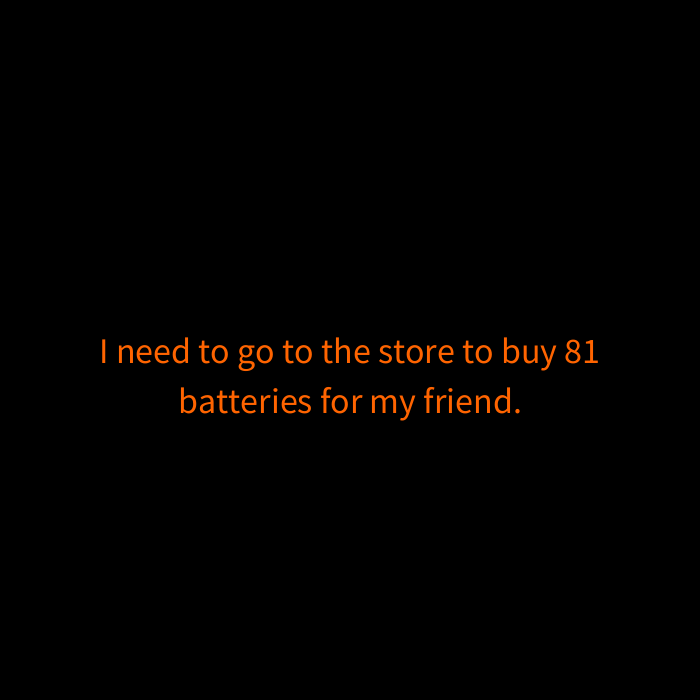
Frame 1 (no input)
Frame 60 (the mouse pressed at the canvas centre just before this capture): identical to frame 1, image omitted
Frame 120 (the mouse held since frame 60 and released just before this capture): identical to frame 1, image omitted

The Processing sketch that drew this single still picture (run headless with seeded random() and noise(); from frame 60 on, the mouse is pressed at the canvas centre):

// Processing sketch: array_fixed_data
// ── array_fixed_data.pde
//demo on arrays with fixed data
//store a list of numbers + a list of items

//dataType[] nameOfArray = new dataType[numberofPositions];
//dataType[] nameOfArray= {};


// creates an integer array called num and creates 5 positions
int[] num = new int[5];  

// creates a String array called items and initializes array elements in one sequence
String[] items = {"batteries", "light bulbs", "pencils", "keys"};  

int positionNum = 0;       //tracking position in num array
int positionItems = 0;     //tracking position in items array

void setup() {
  size(700, 700);
  fill(255, 100, 0);

  //initializing array elements individually
  num[0]= 81; //the first array element equals 81
  num[1]= 2;  // the second array element equals 2
  num[2]= 6;
  num[3]= 252;
  num[4]= 8;

  textSize(36);
  textAlign(CENTER, CENTER);
}

void draw() {
  background (0);
  text ("I need to go to the store to buy " + num[positionNum], width/2, height/2);
  text (items[positionItems] + " for my friend.", width/2, height/2 + 50);

  //println (items[0]);
  //println (items[1]);
  //println (num[2]);
  
  println ("positionNum: " + positionNum);
  println ("positionItems: " + positionItems);
}

void keyPressed() {
  if (positionItems == items.length-1) { //if last array position
    positionItems=0;  //return to first array position
  } else {
    positionItems++;  //otherwise move forward a single position
  }
  positionNum= int(random(0, num.length));  //return a random number between 0 and array length
}
